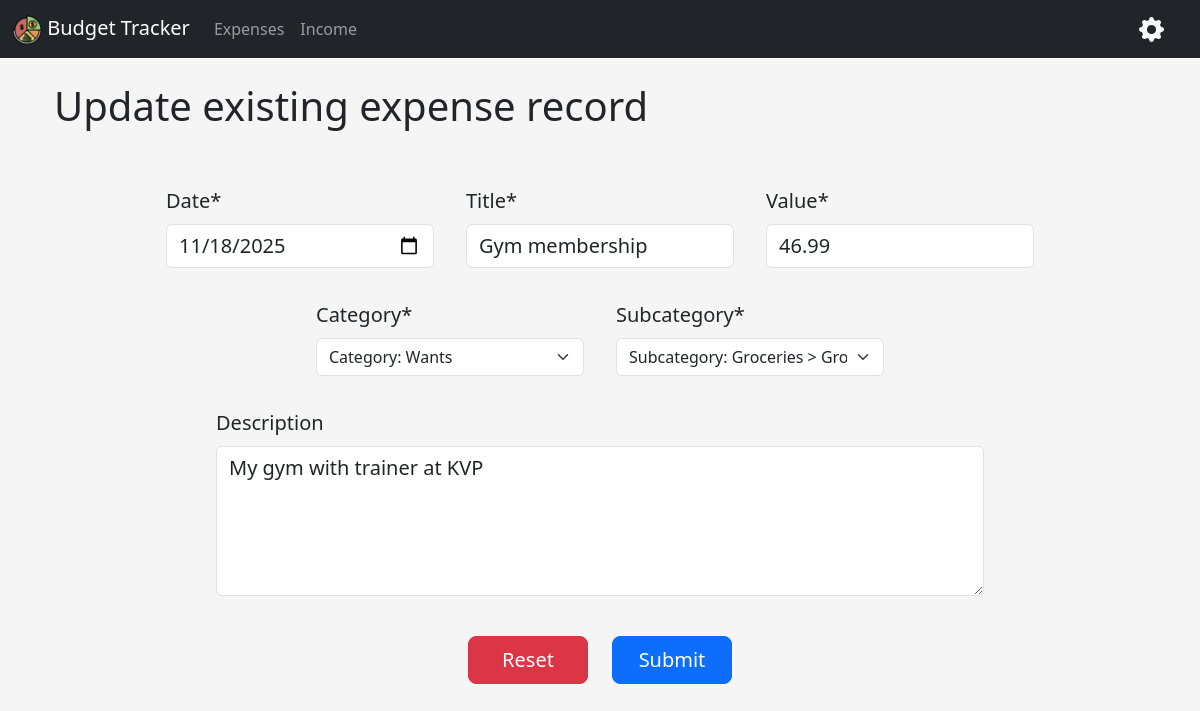
The page /expense/2/update/ on the database its author committed.
### budget/models.py (models this page shows, shortened)
class ExpenseRecord(models.Model):
    date = models.DateField()
    value = models.DecimalField(
        decimal_places=2,
        max_digits=7
    )
    currency = models.CharField(
        max_length=3,
        default="eur",
        blank=True
    )
    title = models.CharField(
        max_length=50
    )
    description = models.TextField(
        max_length=100,
        blank=True
    )
    category = models.ForeignKey(
        ExpenseCategory,
        related_name="category_records",
        on_delete=models.SET_NULL,
        null=True
    )
    subcategory = models.ForeignKey(
        ExpenseSubcategory,
        related_name="subcategory_records",
        on_delete=models.SET_NULL,
        null=True
    )
    class Meta:
        verbose_name_plural = "Expense Records"

class ExpenseSubcategory(models.Model):
    name = models.CharField(max_length=30)
    category = models.ForeignKey(
        ExpenseCategory,
        on_delete=models.SET_NULL,
        null=True,
        blank=True,
        related_name="subcategories"
    )
    def __str__(self):
        if self.category:
            return f"Subcategory: {self.name} > {self.category.name}"
        else:
            return f"Subcategory: {self.name} > NOT SET"
    class Meta:
        verbose_name_plural = "Expense Subcategories"

### budget/views.py (the view)
# urls.py: path("expense/<pk>/update/", views.ExpenseUpdateView.as_view(), name="expense-update"),
class ExpenseUpdateView(UpdateView):
    template_name = "budget/expense_update.html"
    model = ExpenseRecord
    form_class = ExpenseRecordForm
    success_url = reverse_lazy("budget:expense-list")

### budget/models.py (called while the page is built)
    def __str__(self):
        return f"Category: {self.name}"

### budget/templates/budget/expense_update.html (shortened to what this page needs)
{% extends "layout.html" %}
{% load crispy_forms_tags %}
{% load static %}
{% block head %}
    <link rel="stylesheet" href="{% static 'css/expense_update.css' %}">
{% endblock head %}
{% block content %}
    <div class="container text-md-start text-center">
        <h1>Update existing expense record</h1>
    </div>
    <div class="container mt-5">
        {% crispy form %}
    </div>
{% endblock content %}

### budget/static/css/expense_update.css (style rules this page uses)
.form-control { font-size: 1.25rem; }
.form-input { min-width: 300px; max-width: 400px }
.has-textarea { max-width: 800px; }
.has-textarea textarea { height: 150px; max-height: 400px; }
.form-button { width: 120px }

### templates/layout.html (style rules this page uses)
body { background-color: whitesmoke; !important }

### rows shown on the page
ExpenseRecord: date "11/18/2025", title "Gym membership", value "46.99", subcategory "Subcategory: Groceries > Growth", description "My gym with trainer at KVP"
ExpenseSubcategory: category "Category: Wants"
